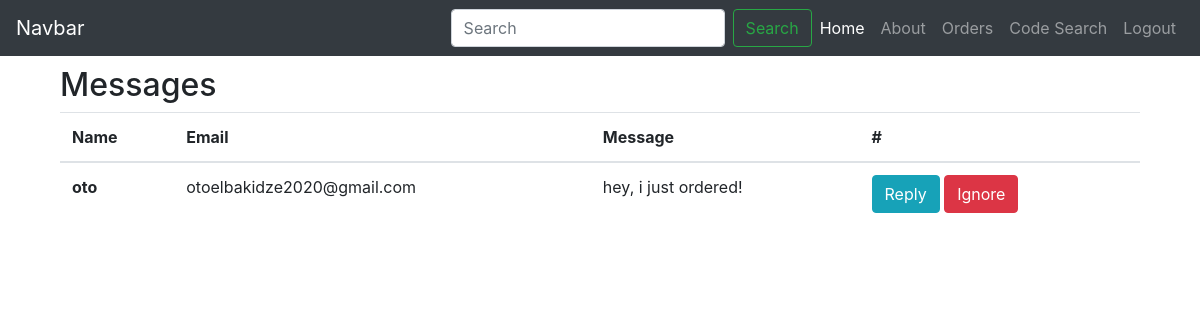
/messages (signed in), run on the app's committed database.
### tables this page shows
CREATE TABLE "messages" (
	"id"	INTEGER,
	"name"	TEXT NOT NULL,
	"email"	TEXT NOT NULL,
	"text"	TEXT NOT NULL,
	PRIMARY KEY("id" AUTOINCREMENT)
);

### app.py (the view)
@app.route("/messages")
def messages_page():
    if "admin" in session:
        no_message = False
        if len(get_messages()) == 0:
            no_message = True
        return render_template("messages.html", messages = get_messages(), no_message = no_message)

### main.py (called while the page is built)
def get_messages():
    sql = "select * from messages;"
    con = sqlite3.connect("date.db")
    cur = con.cursor()
    cur.execute(sql)
    messages = cur.fetchall()
    con.close()
    return messages

### templates/messages.html (shortened to what this page needs)
<!DOCTYPE html>
<html lang="en">
<head>
    <link rel="stylesheet" href="https://cdn.jsdelivr.net/npm/bootstrap@4.6.0/dist/css/bootstrap.min.css">
    <link rel="stylesheet" href="https://kit-pro.fontawesome.com/releases/v5.15.3/css/pro.min.css">
</head>
<body>
    <nav class="navbar navbar-expand-lg navbar-dark bg-dark">
        <a class="navbar-brand" href="#">Navbar</a>
        <div class="collapse navbar-collapse" id="navbarSupportedContent">
          <ul class="navbar-nav ml-auto">
            <form action="/searchadmin" method="get" class="form-inline my- my-lg-0">
              <input class="form-control mr-sm-2" type="search" placeholder="Search" aria-label="Search" name="search" required>
              <button class="btn btn-outline-success my-2 my-sm-0" type="submit">Search</button>
            </form>
            <li class="nav-item active">
              <a class="nav-link" href="/">Home</a>
            </li>
            <li class="nav-item">
              <a class="nav-link" href="/about">About</a>
            </li>
            <li class="nav-item">
              <a class="nav-link" href="/orders">Orders</a>
            </li>
            <li class="nav-item">
              <a class="nav-link" href="/codesearch">Code Search</a>
            </li>
            <li class="nav-item">
              <a class="nav-link" href="/logout">Logout</a>
            </li>
          </ul>
        </div>
      </nav>
    <div class="container">
        <div class="row">
          <div class="col-md-12">
            <div class="col-md-12">
                <h2>Messages</h2>
            </div>
            <div class="col-md-12">
                <table class="table">
                    <thead>
                      <tr>
                        <th scope="col">Name</th>
                        <th scope="col">Email</th>
                        <th scope="col">Message</th>
                        <th scope="col">#</th>
                      </tr>
                    </thead>
                    <tbody>
                      {% for i in messages: %}
                      <tr>
                        <th scope="row">{{i[1]}}</th>
                        <td>{{i[2]}}</td>
                        <td>{{i[3]}}</td>
                        <td><a href="/reply/{{i[0]}}"><button type="button" class="btn btn-info">Reply</button></a>
                          <a href="/messgae/delete/{{i[0]}}"><button type="button" class="btn btn-danger">Ignore</button></a></td>
                      </tr>
                      {% endfor %}
                    </tbody>
                  </table>
            </div>
        </div>
    </div>
</body>
</html>

### templates/messages.html (style rules this page uses)
.container { padding-top: 10px; }

### data on the page
messages: name "oto", email "otoelbakidze2020@gmail.com", text "hey, i just ordered!"
